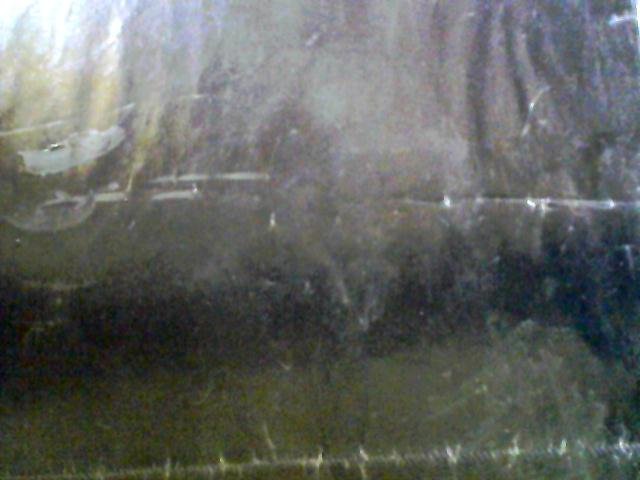
//> input picture database/bg1.jpg, 640 x 480 px
$ ./vehicle_detection database/bg1.jpg database/bg2.jpg   (built with g++ and OpenCV 4)
//> lines starting //> are read from the running program, lines starting //| are printed output that depends on the picture; after the words box and inside, x2 and y2 are one past the last pixel; in counts of white or black regions, pixels touching at a corner belong together
### Blob.h
// Blob.h

#ifndef MY_BLOB
#define MY_BLOB

#include<opencv2/core/core.hpp>
#include<opencv2/highgui/highgui.hpp>
#include<opencv2/imgproc/imgproc.hpp>

///////////////////////////////////////////////////////////////////////////////////////////////////
class Blob {
public:
    // member variables ///////////////////////////////////////////////////////////////////////////
    std::vector<cv::Point> currentContour;

    cv::Rect currentBoundingRect;

    std::vector<cv::Point> centerPositions;

    double dblCurrentDiagonalSize;
    double dblCurrentAspectRatio;

    bool blnCurrentMatchFoundOrNewBlob;

    bool blnStillBeingTracked;
    bool crossedFirstLine;
    int intNumOfConsecutiveFramesWithoutAMatch;

    cv::Point predictedNextPosition;

    // function prototypes ////////////////////////////////////////////////////////////////////////
    Blob(std::vector<cv::Point> _contour);
    void predictNextPosition(void);

};

#endif    // MY_BLOB

### Blob.cpp
// Blob.cpp

#include "Blob.h"

///////////////////////////////////////////////////////////////////////////////////////////////////
Blob::Blob(std::vector<cv::Point> _contour) {

    currentContour = _contour;

    currentBoundingRect = cv::boundingRect(currentContour);

    cv::Point currentCenter;

    currentCenter.x = (currentBoundingRect.x + currentBoundingRect.x + currentBoundingRect.width) / 2;
    currentCenter.y = (currentBoundingRect.y + currentBoundingRect.y + currentBoundingRect.height) / 2;

    centerPositions.push_back(currentCenter);

    dblCurrentDiagonalSize = sqrt(pow(currentBoundingRect.width, 2) + pow(currentBoundingRect.height, 2));

    dblCurrentAspectRatio = (float)currentBoundingRect.width / (float)currentBoundingRect.height;

    blnStillBeingTracked = true;
    blnCurrentMatchFoundOrNewBlob = true;
    crossedFirstLine=false;
    intNumOfConsecutiveFramesWithoutAMatch = 0;
}

///////////////////////////////////////////////////////////////////////////////////////////////////
// [78 lines left out: function predictNextPosition, not called in this run]

### vehicle_detection.cpp
// main.cpp

#include<opencv2/core/core.hpp>
#include<opencv2/highgui/highgui.hpp>
#include<opencv2/imgproc/imgproc.hpp>
#include <unistd.h>
#include <fcntl.h>
#include<iostream>
#include<fstream>
#include "Blob.h"

#define SHOW_STEPS

using namespace std;        // un-comment or comment this line to show steps or not
int tBlobH,tBlobW;
// global variables ///////////////////////////////////////////////////////////////////////////////
const cv::Scalar SCALAR_BLACK = cv::Scalar(0.0, 0.0, 0.0);
const cv::Scalar SCALAR_WHITE = cv::Scalar(255.0, 255.0, 255.0);
const cv::Scalar SCALAR_YELLOW = cv::Scalar(0.0, 255.0, 255.0);
const cv::Scalar SCALAR_GREEN = cv::Scalar(0.0, 200.0, 0.0);
const cv::Scalar SCALAR_RED = cv::Scalar(0.0, 0.0, 255.0);

// function prototypes ////////////////////////////////////////////////////////////////////////////
void matchCurrentFrameBlobsToExistingBlobs(std::vector<Blob> &existingBlobs, std::vector<Blob> &currentFrameBlobs);
void addBlobToExistingBlobs(Blob &currentFrameBlob, std::vector<Blob> &existingBlobs, int &intIndex);
void addNewBlob(Blob &currentFrameBlob, std::vector<Blob> &existingBlobs);
double distanceBetweenPoints(cv::Point point1, cv::Point point2);
void drawAndShowContours(cv::Size imageSize, std::vector<std::vector<cv::Point> > contours, std::string strImageName);
void drawAndShowContours(cv::Size imageSize, std::vector<Blob> blobs, std::string strImageName);
bool checkIfBlobsCrossedTheLine(std::vector<Blob> &blobs, int &intHorizontalLinePosition, int &carCount);
void drawBlobInfoOnImage(std::vector<Blob> &blobs, cv::Mat &imgFrame2Copy);
void drawCarCountOnImage(int &carCount,int &carOutCount, cv::Mat &imgFrame2Copy);

///////////////////////////////////////////////////////////////////////////////////////////////////
int main(int argc,char* argv[]) {

  //  cv::VideoCapture capVideo;


    cv::Mat imgFrame1;
    cv::Mat imgFrame2;

    std::vector<Blob> blobs;

    cv::Point crossingLine[2];
    cv::Point cl2[2];


    int carCount = 0,carOutCount=0;
// [18 lines of commented-out code are left out]


    imgFrame1 = cv::imread(argv[1],cv::IMREAD_COLOR);
//> imgFrame1 is the input picture: 480 rows x 640 cols, CV_8UC3; mean B, G, R 97.5, 101.5, 98.5
    imgFrame2 = cv::imread(argv[2],cv::IMREAD_COLOR);
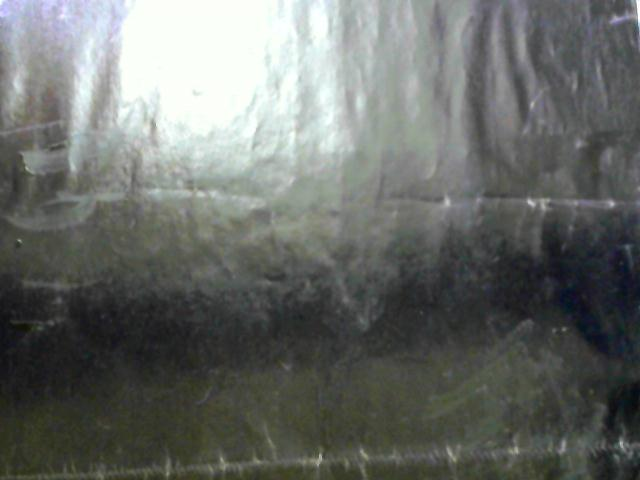
//> input picture database/bg2.jpg, 640 x 480 px
//> imgFrame2 is the input picture: 480 rows x 640 cols, CV_8UC3; mean B, G, R 104.5, 108.1, 104.9

    int intHorizontalLinePosition = (int)std::round((double)imgFrame1.rows * 0.25);
//> intHorizontalLinePosition = 120
    int intHorizontalLinePosition1 = (int)std::round((double)imgFrame1.rows * 0.75);
//> intHorizontalLinePosition1 = 360

    crossingLine[0].x = 0;
    crossingLine[0].y = intHorizontalLinePosition;
//> crossingLine = 2 Points (x, y): [0, 120], [0, 0]

    crossingLine[1].x = imgFrame1.cols - 1;
//> crossingLine = 2 Points (x, y): [0, 120], [639, 0]
    crossingLine[1].y = intHorizontalLinePosition;
//> crossingLine = 2 Points (x, y): [0, 120], [639, 120]


    cl2[0].x = 3;
    cl2[0].y = intHorizontalLinePosition1;

    cl2[1].x = imgFrame1.cols - 4;
    cl2[1].y = intHorizontalLinePosition1;

    char chCheckForEscKey = 0;

    bool blnFirstFrame = true;

    int frameCount = 2;
    int x = 0;
    ////point initialization
    cv::Point2f p1;
    p1.x = 0; p1.y = 0;
    cv::Point2f p2;
    cv::Point2f p3;
    p3.x = 0; p3.y = 0;
    cv::Point2f p4;
    cv::Size imageSize(1000,480); // your window size
    cv::Mat image(imageSize, CV_8UC1);

    if(1) {
        tBlobH=0;
        tBlobW=0;


        std::vector<Blob> currentFrameBlobs;

        cv::Mat imgFrame1Copy = imgFrame1.clone();
        cv::Mat imgFrame2Copy = imgFrame2.clone();

        cv::Mat imgDifference;
        cv::Mat imgThresh;

        cv::cvtColor(imgFrame1Copy, imgFrame1Copy, CV_BGR2GRAY);
        cv::cvtColor(imgFrame2Copy, imgFrame2Copy, CV_BGR2GRAY);

        cv::GaussianBlur(imgFrame1Copy, imgFrame1Copy, cv::Size(5, 3), 0);
        cv::GaussianBlur(imgFrame2Copy, imgFrame2Copy, cv::Size(5, 3), 0);

        cv::absdiff(imgFrame1Copy, imgFrame2Copy, imgDifference);

        cv::threshold(imgDifference, imgThresh, 30, 255.0, CV_THRESH_BINARY);
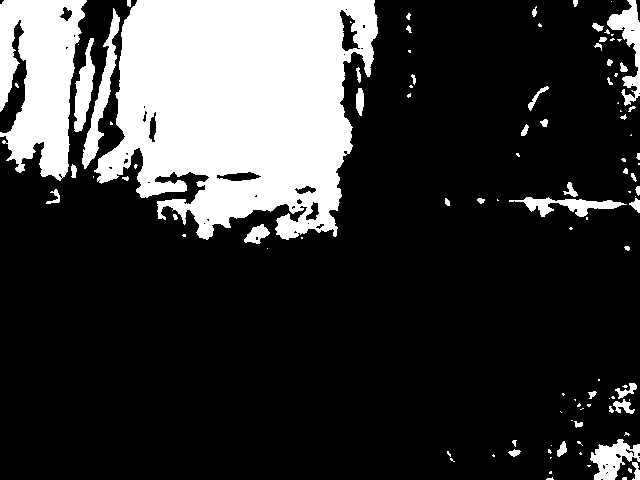
//> imgThresh: 480 rows x 640 cols, CV_8UC1; 22.1% white; 105 white regions (56 under 20 px), largest, box (x1, y1, x2, y2) and area: (94, 0, 378, 240) 48393, (0, 0, 87, 181) 10639, (82, 8, 120, 169) 1509

      //  cv::imshow("imgThresh", imgThresh);

        cv::Mat structuringElement3x3 = cv::getStructuringElement(cv::MORPH_RECT, cv::Size(3, 3));
        cv::Mat structuringElement5x5 = cv::getStructuringElement(cv::MORPH_RECT, cv::Size(5, 5));
        cv::Mat structuringElement7x7 = cv::getStructuringElement(cv::MORPH_RECT, cv::Size(7, 7));
        cv::Mat structuringElement15x15 = cv::getStructuringElement(cv::MORPH_RECT, cv::Size(15, 15));

        for (unsigned int i = 0; i < 2; i++) {
            cv::dilate(imgThresh, imgThresh, structuringElement5x5);

                cv::dilate(imgThresh, imgThresh, structuringElement5x5);
            cv::erode(imgThresh, imgThresh, structuringElement5x5);
        }
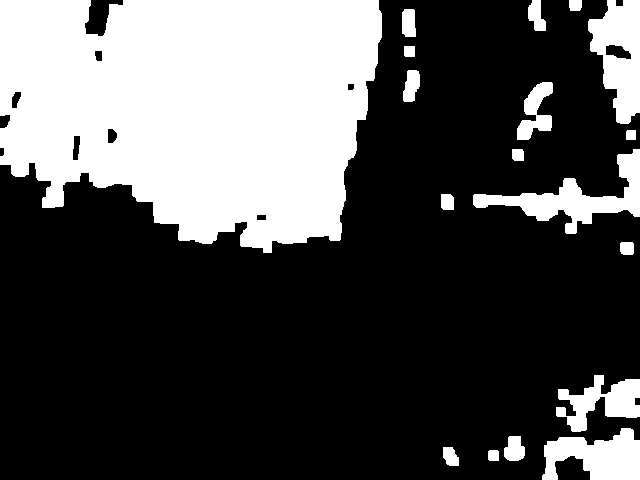
//> imgThresh: 480 rows x 640 cols, CV_8UC1; 30.9% white; 18 white regions

        cv::Mat imgThreshCopy = imgThresh.clone();

        std::vector<std::vector<cv::Point> > contours;

        cv::findContours(imgThreshCopy, contours, cv::RETR_EXTERNAL, cv::CHAIN_APPROX_SIMPLE);
//> contours = 18 contours; largest, box (x1, y1, x2, y2) and area: (0, 0, 382, 253) 76500, (588, 0, 640, 124) 4216, (473, 149, 640, 234) 3953, (542, 428, 640, 480) 3234, (556, 375, 640, 432) 2200

        drawAndShowContours(imgThresh.size(), contours, "imgContours");
//> in drawAndShowContours, `cv::Mat image(imageSize, CV_8UC3, SCALAR_BLACK);`: image: 480 rows x 640 cols, CV_8UC3; every value is 0
//> in drawAndShowContours, `cv::drawContours(image, contours, -1, SCALAR_WHITE, -1);`: image: 480 rows x 640 cols, CV_8UC3; 31.1% white; 18 white regions, largest, box (x1, y1, x2, y2) and area: (0, 0, 382, 253) 77230, (588, 0, 640, 124) 4389, (473, 149, 640, 234) 4233

        std::vector<std::vector<cv::Point> > convexHulls(contours.size());
//> convexHulls = 18 empty contours

        for (unsigned int i = 0; i < contours.size(); i++) {
            cv::convexHull(contours[i], convexHulls[i]);
        }
//> this loop made 18 passes

        drawAndShowContours(imgThresh.size(), convexHulls, "imgConvexHulls");
//> in drawAndShowContours (call 2), `cv::drawContours(image, contours, -1, SCALAR_WHITE, -1);`: image: 480 rows x 640 cols, CV_8UC3; 36.1% white; 18 white regions, largest, box (x1, y1, x2, y2) and area: (0, 0, 382, 253) 84401, (473, 149, 640, 234) 8730, (588, 0, 640, 124) 5024

        for (auto &convexHull : convexHulls) {
            Blob possibleBlob(convexHull);

            if (possibleBlob.currentBoundingRect.area() > 400 &&
                possibleBlob.dblCurrentAspectRatio > 0.2 &&
                possibleBlob.dblCurrentAspectRatio < 4.0 &&
                possibleBlob.currentBoundingRect.width > 30 &&
                possibleBlob.currentBoundingRect.height > 30 &&
                possibleBlob.dblCurrentDiagonalSize > 60.0 &&
                (cv::contourArea(possibleBlob.currentContour) / (double)possibleBlob.currentBoundingRect.area()) > 0.50) {
                currentFrameBlobs.push_back(possibleBlob);
            }
        }
//> this loop made 18 passes
//> (currentBoundingRect in Blob, dblCurrentDiagonalSize in Blob, dblCurrentAspectRatio in Blob) on passes 1 to 12: (Rect(488, 450, 11, 11), 15.56, 1), (Rect(443, 447, 16, 19), 24.84, 0.842), (Rect(504, 436, 21, 25), 32.65, 0.84), (Rect(542, 428, 98, 52), 110.9, 1.88), (Rect(556, 375, 84, 57), 101.5, 1.47), (Rect(620, 242, 14, 13), 19.1, 1.08), (Rect(441, 194, 13, 16), 20.62, 0.812), (Rect(473, 149, 167, 85), 187.4, 1.96), (Rect(512, 149, 12, 12), 16.97, 1), (Rect(626, 130, 10, 10), 14.14, 1), (Rect(517, 82, 36, 58), 68.26, 0.621), (Rect(403, 70, 17, 32), 36.24, 0.531)

        drawAndShowContours(imgThresh.size(), currentFrameBlobs, "imgCurrentFrameBlobs");
//> the loop in drawAndShowContours, `for (auto &blob : blobs)` made 6 passes
//> in drawAndShowContours, `cv::drawContours(image, contours, -1, SCALAR_WHITE, -1);`: image: 480 rows x 640 cols, CV_8UC3; 35.2% white; 6 white regions, box (x1, y1, x2, y2) and area: (0, 0, 382, 253) 84401, (473, 149, 640, 234) 8730, (588, 0, 640, 124) 5024, (542, 428, 640, 480) 4519, (556, 375, 640, 432) 3835, (517, 82, 553, 140) 1584


        if (blnFirstFrame == true) {

            for (auto &currentFrameBlob : currentFrameBlobs) {
              //  if(currentFrameBlob.currentBoundingRect.x > 50 && currentFrameBlob.currentBoundingRect.y > 50)
                blobs.push_back(currentFrameBlob);
            }
//> this loop made 6 passes
        } else {
            matchCurrentFrameBlobsToExistingBlobs(blobs, currentFrameBlobs);
        }


        imgFrame2Copy = imgFrame2.clone();
             // get another copy of frame 2 since we changed the previous frame 2 copy in the processing above

        drawBlobInfoOnImage(blobs, imgFrame2Copy);
//> the loop in drawBlobInfoOnImage, `for (unsigned int i = 0; i < blobs.size(); i++)` made 6 passes
//> (tBlobW, tBlobH, dblFontScale, intFontThickness) on passes 1 to 6: (542, 428, 1.85, 2), (1098, 803, 1.69, 2), (1571, 952, 3.12, 3), (2088, 1034, 1.14, 1), (2676, 1034, 2.24, 2), (2676, 1034, 7.64, 8)
//> pass 1, in drawBlobInfoOnImage, `cv::putText(imgFrame2Copy, std::to_string(i), blobs[i].centerPositions..`:
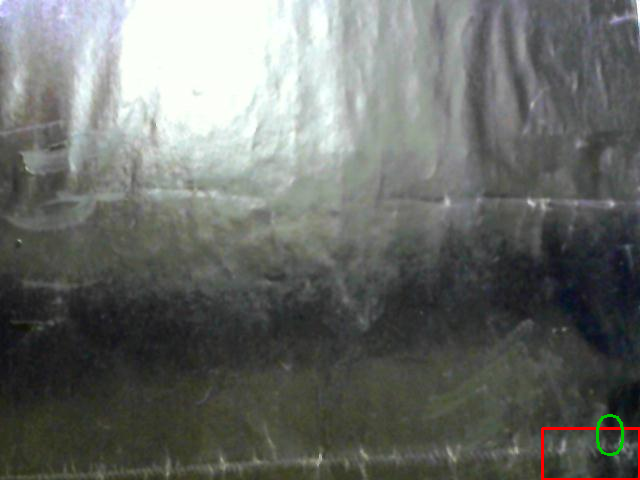
//> imgFrame2Copy: 480 rows x 640 cols, CV_8UC3; 0.34% of pixels changed, all inside (x1, y1, x2, y2) = (541, 414, 640, 480)
//> after the loop in drawBlobInfoOnImage, `for (unsigned int i = 0; i < blobs.size(); i++)`:
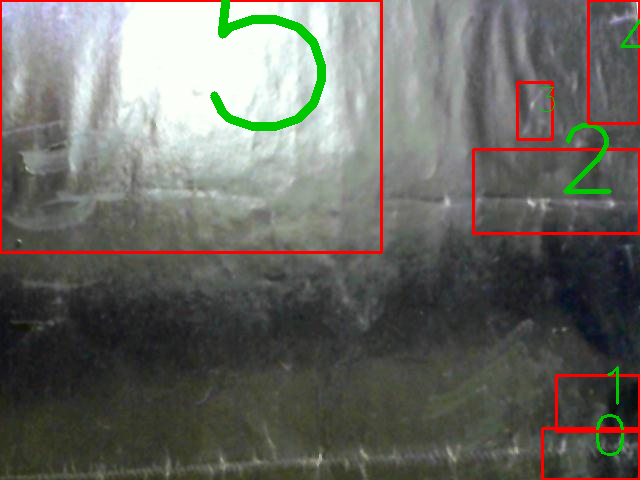
//> imgFrame2Copy: 480 rows x 640 cols, CV_8UC3; mean B, G, R 99.4, 105.7, 106
//> after the loop in drawBlobInfoOnImage, `for (unsigned int i = 0; i < blobs.size(); i++)`: tBlobW = 2676; tBlobH = 1034

        x++;
        p2.x = x;
        p2.y = 300-currentFrameBlobs.size()*10;
//> p2 = Point(1, 240)
        cv::line(image, p1, p2, 'r', 1, CV_AA, 0);//counts
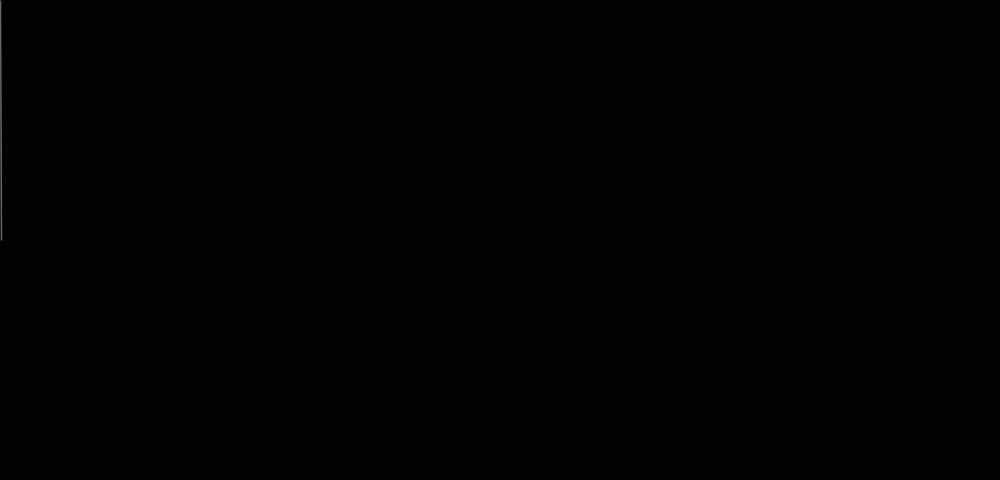
//> image: 480 rows x 1000 cols, CV_8UC1; min 0, max 104, mean 0.1

        int rows,cols;
        rows = imgFrame2.rows;
        cols = imgFrame2.cols;
        tBlobH /=3;
//> tBlobH = 344

        tBlobW /=3;
//> tBlobW = 892
        int densityPoint = (tBlobH+tBlobW)/2;
//> densityPoint = 618
        densityPoint = densityPoint*480/2/((rows+cols)/2);
//> densityPoint = 264
        p4.y = 480-densityPoint;
//> p4 = Point(0, 216)
        p4.x = x;
//> p4 = Point(1, 216)
        //std::cout << "("<<densityPoint/10<<"|"<<tBlobH<<"|"<<tBlobW<<")";
        cv::line(image, p3, p4,CV_RGB(255,255,23), 2,CV_AA,0);//counts
//> image: 480 rows x 1000 cols, CV_8UC1; 0.15% of pixels changed, all inside (x1, y1, x2, y2) = (0, 0, 4, 218)

        //cv::imshow("graph", image);
        p1=p2;
//> p1 = Point(1, 240)
        p3=p4;
//> p3 = Point(1, 216)
//CHECKING WHETHER BLOB CROSSED THE LINE
        bool BlobOnTopLine = checkIfBlobsCrossedTheLine(blobs, intHorizontalLinePosition, carCount);
//> the loop in checkIfBlobsCrossedTheLine, `for (auto blob : blobs)` made 6 passes
//> after the loop in checkIfBlobsCrossedTheLine, `for (auto blob : blobs)`: carCount = 0
//> BlobOnTopLine = false
        bool BlobOnBottomLine = checkIfBlobsCrossedTheLine(blobs, intHorizontalLinePosition1, carOutCount);
//> the loop in checkIfBlobsCrossedTheLine (call 2), `for (auto blob : blobs)` made 6 passes
//> BlobOnBottomLine = false


        if (BlobOnTopLine == true) {
            cv::line(imgFrame2Copy, crossingLine[0], crossingLine[1], SCALAR_GREEN, 2);
        }
	else {
            cv::line(imgFrame2Copy, crossingLine[0], crossingLine[1], SCALAR_RED, 2);
        }
       if (BlobOnBottomLine == true) {
            cv::line(imgFrame2Copy, cl2[0], cl2[1], SCALAR_GREEN, 2);
        }
        else {
            cv::line(imgFrame2Copy, cl2[0], cl2[1], SCALAR_RED, 2);
        }

        drawCarCountOnImage(carCount,carOutCount, imgFrame2Copy);
//> in drawCarCountOnImage, `cv::putText(imgFrame2Copy, std::to_string(carCount)+"|"+std::to_string..`:
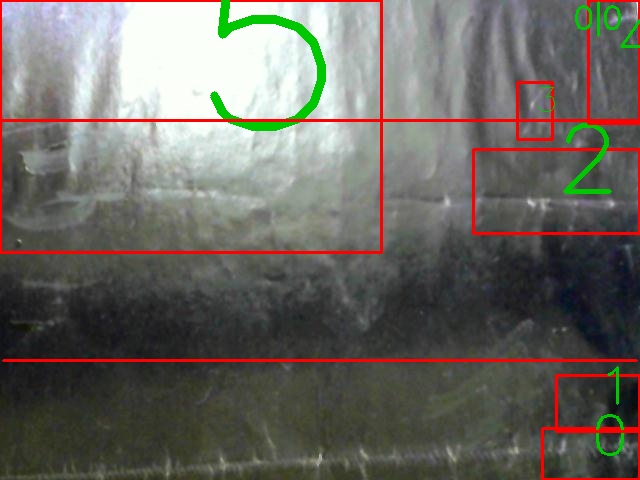
//> imgFrame2Copy: 480 rows x 640 cols, CV_8UC3; mean B, G, R 98.1, 104.6, 107.7

      //  cv::imshow("imgFrame2Copy", imgFrame2Copy);
        std::ofstream fs;
        fs.open ("log.db", std::fstream::in | std::fstream::out | std::fstream::app);

        fs <<" "<< blobs.size();

        fs.close();

        drawAndShowContours(imgThresh.size(), blobs, "imgBlobs");
//> the loop in drawAndShowContours (call 2), `for (auto &blob : blobs)` made 6 passes
    // [16 lines of commented-out code are left out]
        blnFirstFrame = false;
        frameCount++;
        chCheckForEscKey = cv::waitKey(1);
    }

    if (chCheckForEscKey != 27) {               // if the user did not press esc (i.e. we reached the end of the video)
        cv::waitKey(0);                         // hold the windows open to allow the "end of video" message to show
    }
    cout<<blobs.size();
//| 6
    // note that if the user did press esc, we don't need to hold the windows open, we can simply let the program end which will close the windows

    return 0;
}

///////////////////////////////////////////////////////////////////////////////////////////////////
// [80 lines left out: functions matchCurrentFrameBlobsToExistingBlobs, addBlobToExistingBlobs, addNewBlob, distanceBetweenPoints, not called in this run]

///////////////////////////////////////////////////////////////////////////////////////////////////
void drawAndShowContours(cv::Size imageSize, std::vector<std::vector<cv::Point> > contours, std::string strImageName) {
    cv::Mat image(imageSize, CV_8UC3, SCALAR_BLACK);

    cv::drawContours(image, contours, -1, SCALAR_WHITE, -1);

  //  cv::imshow(strImageName, image);
}

///////////////////////////////////////////////////////////////////////////////////////////////////
void drawAndShowContours(cv::Size imageSize, std::vector<Blob> blobs, std::string strImageName) {

    cv::Mat image(imageSize, CV_8UC3, SCALAR_BLACK);

    std::vector<std::vector<cv::Point> > contours;

    for (auto &blob : blobs) {
        if (blob.blnStillBeingTracked == true) {
            contours.push_back(blob.currentContour);
        }
    }

    cv::drawContours(image, contours, -1, SCALAR_WHITE, -1);

  //  cv::imshow(strImageName, image);
}

///////////////////////////////////////////////////////////////////////////////////////////////////
bool checkIfBlobsCrossedTheLine(std::vector<Blob> &blobs, int &intHorizontalLinePosition, int &carCount) {
    bool blnAtLeastOneBlobCrossedTheLine = false;

    for (auto blob : blobs) {

        if (blob.blnStillBeingTracked == true && blob.centerPositions.size() >= 2) {
            int prevFrameIndex = (int)blob.centerPositions.size() - 2;
            int currFrameIndex = (int)blob.centerPositions.size() - 1;

            if (blob.centerPositions[prevFrameIndex].y > intHorizontalLinePosition && blob.centerPositions[currFrameIndex].y <= intHorizontalLinePosition) {

                   carCount++;
                blnAtLeastOneBlobCrossedTheLine = true;
            }

        }

    }

    return blnAtLeastOneBlobCrossedTheLine;
}

///////////////////////////////////////////////////////////////////////////////////////////////////
void drawBlobInfoOnImage(std::vector<Blob> &blobs, cv::Mat &imgFrame2Copy) {

    for (unsigned int i = 0; i < blobs.size(); i++) {

        if (blobs[i].blnStillBeingTracked == true) {
            cv::rectangle(imgFrame2Copy, blobs[i].currentBoundingRect, SCALAR_RED, 2);
            tBlobW+=blobs[i].currentBoundingRect.x;
            tBlobH+=blobs[i].currentBoundingRect.y;
            int intFontFace = CV_FONT_HERSHEY_SIMPLEX;
            double dblFontScale = blobs[i].dblCurrentDiagonalSize / 60.0;
            int intFontThickness = (int)std::round(dblFontScale * 1.0);

            cv::putText(imgFrame2Copy, std::to_string(i), blobs[i].centerPositions.back(), intFontFace, dblFontScale, SCALAR_GREEN, intFontThickness);
        }
    }
}

///////////////////////////////////////////////////////////////////////////////////////////////////
void drawCarCountOnImage(int &carCount,int &carOutCount, cv::Mat &imgFrame2Copy) {

    int intFontFace = CV_FONT_HERSHEY_SIMPLEX;
    double dblFontScale = (imgFrame2Copy.rows * imgFrame2Copy.cols) / 300000.0;
    int intFontThickness = (int)std::round(dblFontScale * 1.5);

    cv::Size textSize = cv::getTextSize(std::to_string(carCount), intFontFace, dblFontScale, intFontThickness, 0);

    cv::Point ptTextBottomLeftPosition;

    ptTextBottomLeftPosition.x = imgFrame2Copy.cols - 1 - (int)((double)textSize.width * 3);
    ptTextBottomLeftPosition.y = (int)((double)textSize.height * 1.25);

    cv::putText(imgFrame2Copy, std::to_string(carCount)+"|"+std::to_string(carOutCount), ptTextBottomLeftPosition, intFontFace, dblFontScale, SCALAR_GREEN, intFontThickness);

}
